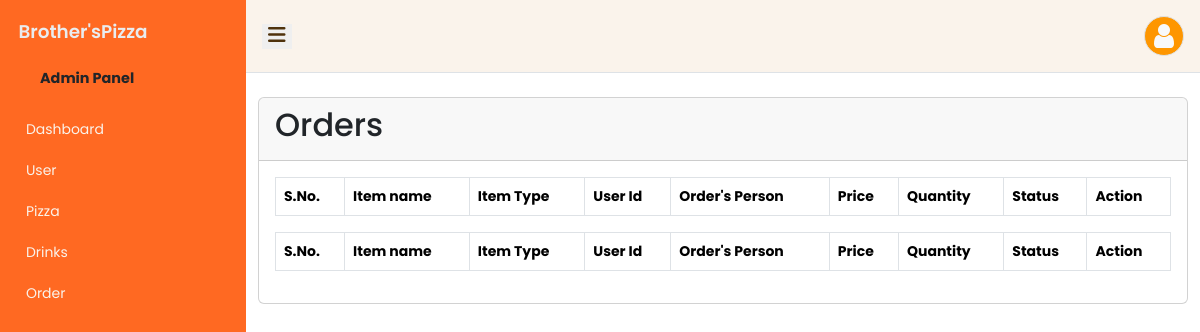
Before: /admin/order.php (signed in) with the older database file.
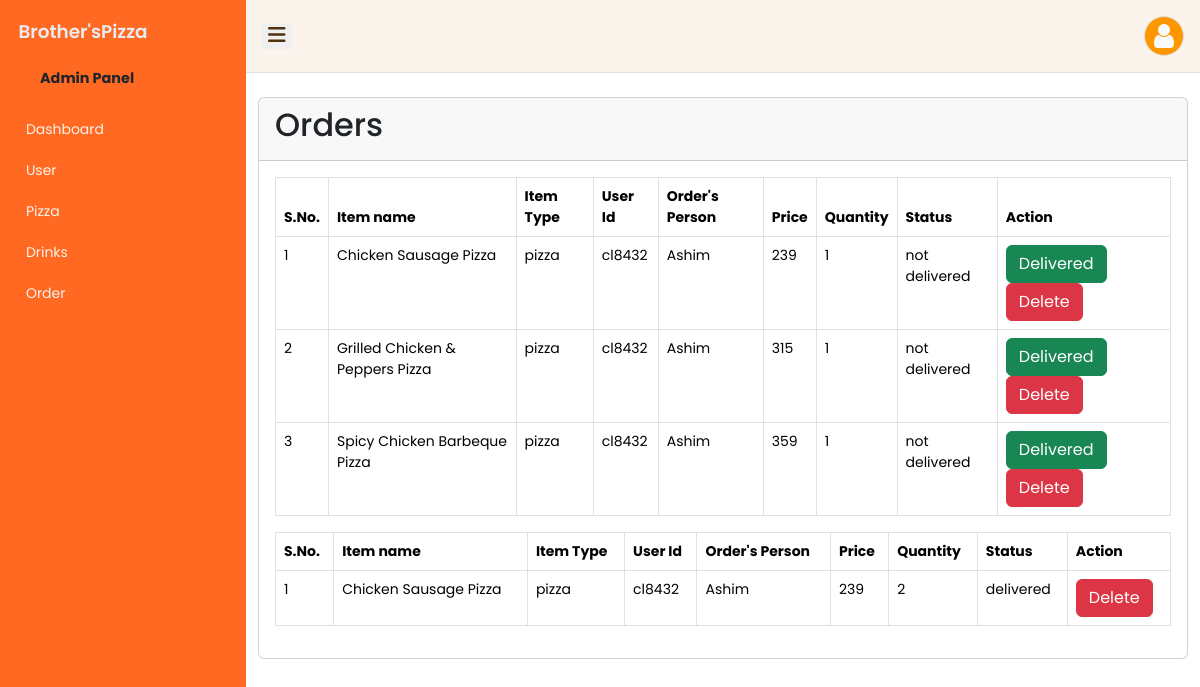
After: the same page with the newer database file.
### tables this page shows
CREATE TABLE `orders` (
  `order_id` varchar(10) NOT NULL,
  `user_id` varchar(20) NOT NULL,
  `item_id` varchar(10) NOT NULL,
  `item_type` varchar(10) NOT NULL,
  `qty` int(10) NOT NULL,
  `order_status` varchar(15) NOT NULL
);

CREATE TABLE `pizza` (
  `p_id` varchar(10) NOT NULL,
  `p_name` varchar(50) NOT NULL,
  `p_price` int(10) NOT NULL,
  `p_type` varchar(10) NOT NULL,
  `p_image` varchar(50) NOT NULL
);

CREATE TABLE `users` (
  `u_id` varchar(10) NOT NULL,
  `firstname` varchar(50) NOT NULL,
  `lastname` varchar(50) NOT NULL,
  `email` varchar(50) NOT NULL,
  `password` varchar(50) NOT NULL,
  `u_post` varchar(10) NOT NULL,
  `profile_pic` varchar(50) NOT NULL
);

### admin/includes/functions.php (called while the page is built, shortened)
<?php
function getaUser($u_id)
{
    global $db_conn;
    $sql = "SELECT * FROM users WHERE u_id='$u_id'";
    $query = mysqli_query($db_conn,$sql);
    if ($query) {
        $user = mysqli_fetch_object($query);
        return $user;
    } else {
        echo "Error: " . mysqli_error($db_conn);
        return false;
    }
}
function getToDeliver(){
    global $db_conn;
    $sql = "SELECT * FROM orders WHERE order_status='not delivered'";
    $query = mysqli_query($db_conn,$sql);
    return $query;
}
function getDelivered(){
    global $db_conn;
    $sql = "SELECT * FROM orders WHERE order_status='delivered'";
    $query = mysqli_query($db_conn,$sql);
    return $query;
}
function getItem($id,$type){
    global $db_conn;
    if($type=="pizza"){
        $sql = "SELECT * FROM pizza WHERE p_id='$id'";
    }
    else{
        $sql = "SELECT * FROM drinks WHERE d_id='$id'";
    }
    $query = mysqli_query($db_conn,$sql);
    if ($query) {
        $user = mysqli_fetch_object($query);
        return $user;
    } else {
        echo "Error: " . mysqli_error($db_conn);
        return false;
    }
}
?>

### admin/order.php (the view, shortened to what this page needs)
<?php include('includes/header.php') ?>
<?php include('includes/sidebar.php') ?>
<main>
    <section class="content">
      <div class="container-fluid">
        <div class="row mt-4">
            <div >
                <div class="card">
                    <div class="card-header py-2">
                        <h2 class="card-title">
                            Orders
                    </div>
                    <div class="card-body" style="max-height: calc(100vh - 180px); overflow-y: auto;">
                        <div class="table-responsive ">
                        <table class="table table-bordered" >
                            <thead>
                                <tr>
                                    <th>S.No.</th>
                                    <th>Item name</th>
                                    <th>Item Type</th>
                                    <th>User Id</th>
                                    <th>Order's Person</th>
                                    <th>Price</th>
                                    <th>Quantity</th>
                                    <th>Status</th>
                                    <th>Action</th>
                                </tr>
                            </thead>
                            <tbody>
                                <?php
                                    $count=1;
                                    $getToDeliver = getToDeliver();
                                    while($items= mysqli_fetch_object($getToDeliver)){
                                        $user=getaUser($items->user_id);
                                        $item=getItem($items->item_id, $items->item_type);
                                        if ($items->item_type == "pizza") { ?>
                                            <tr>
                                                <td><?= $count++ ?></td>
                                                <td><?= $item->p_name ?></td>
                                                <td><?= $items->item_type ?></td>
                                                <td><?= $items->user_id ?></td>
                                                <td><?= $user->firstname ?></td>
                                                <td><?= $item->p_price ?></td>
                                                <td><?= $items->qty ?></td>
                                                <td><?= $items->order_status ?></td>
                                                <td>
                                                    <a class="btn btn-success" href="?id=<?=$items->order_id?>">Delivered</a>
                                                    <form method="post" style="display: inline;">
                                                        <button type="submit" name="delete" class="btn btn-danger">Delete</button>
                                                    </form>
                                                </td>
                                            </tr>
                                        <?php } }?>
                                </tbody>
                            </table>
                        </div>
                        <div class="table-responsive ">
                        <table class="table table-bordered" >
                            <thead>
                                <tr>
                                    <th>S.No.</th>
                                    <th>Item name</th>
                                    <th>Item Type</th>
                                    <th>User Id</th>
                                    <th>Order's Person</th>
                                    <th>Price</th>
                                    <th>Quantity</th>
                                    <th>Status</th>
                                    <th>Action</th>
                                </tr>
                            </thead>
                            <tbody>
                                <?php
                                    $count=1;
                                    $getDelivered = getDelivered();
                                    while($items= mysqli_fetch_object($getDelivered)){
                                        $user=getaUser($items->user_id);
                                        $item=getItem($items->item_id,$items->item_type);
                                        if ($items->item_type == "pizza") { ?>
                                            <tr>
                                                <td><?= $count++ ?></td>
                                                <td><?= $item->p_name ?></td>
                                                <td><?= $items->item_type ?></td>
                                                <td><?= $items->user_id ?></td>
                                                <td><?= $user->firstname ?></td>
                                                <td><?= $item->p_price ?></td>
                                                <td><?= $items->qty ?></td>
                                                <td><?= $items->order_status ?></td>
                                                <td>
                                                    <form method="post" style="display: inline;">
                                                        <button type="submit" name="delete" class="btn btn-danger">Delete</button>
                                                    </form>
                                                </td>
                                            </tr>
                                        <?php }} ?>
                                </tbody>
                        </table>
                        </div>
                    </div>
                </div>
            </div>
            </div>
        </div>
      </div>
<?php include('includes/footer.php') ?>

### admin/includes/header.php (shortened to what this page needs)
<?php
$site_url = 'http://localhost/brotherspizza/';
?>
<!DOCTYPE html>
<html lang="en" >
<head>
	<link href="https://cdn.jsdelivr.net/npm/bootstrap@5.3.2/dist/css/bootstrap.min.css" rel="stylesheet">
	<link href="https://maxcdn.bootstrapcdn.com/font-awesome/4.3.0/css/font-awesome.min.css" rel="stylesheet">
	<link rel="stylesheet" href="css/style.css">
</head>
<body>

### admin/includes/sidebar.php (shortened to what this page needs)
<div class="wrapper ">
		<aside id="sidebar" class="vh-100">
			<div class="h-100">
				<div class="sidebar-logo">
					<a href="#">Brother'sPizza</a>
				</div>
				<ul class="sidebar-nav ">
					<li class="sidebar-header">
						Admin Panel
					</li>
					<li class="sidebar-item">
						<a href="<?=$site_url?>admin/dashboard.php" class="sidebar-link">Dashboard</a>
					</li>
					<li class="sidebar-item">
						<a href="<?=$site_url?>admin/user.php" class="sidebar-link">User</a>
					</li>
					<li class="sidebar-item">
						<a href="<?=$site_url?>admin/pizza.php" class="sidebar-link">Pizza</a>
					</li>
					<li class="sidebar-item">
						<a href="<?=$site_url?>admin/drinks.php" class="sidebar-link">Drinks</a>
					</li>
					<li class="sidebar-item">
						<a href="<?=$site_url?>admin/order.php" class="sidebar-link">Order</a>
					</li>
				</ul>
			</div>
		</aside>
		<div class="main">
			<nav class="navbar navbar-expand px-3 border-bottom">
                <button id="sidebar-toggle" type="button">
					<i class="fa-solid fa-bars menu"></i>
                </button>
				<div class="navbar-collapse navbar">
					<ul class="navbar-nav">
						<li class="nav-item dropdown">
							<a href="#" data-bs-toggle="dropdown" class="nav-icon pe-md-0">
							<div class="border rounded-circle mx-auto d-flex " style="width:40px;height:40px" ><i class="fa fa-user text-light fa-2x m-auto"></i></div>
							</a>
						</li>
					</ul>
				</div>
        	</nav>

### admin/includes/footer.php (shortened to what this page needs)
</div>
</body>
</html>
	</html>

### admin/css/style.css (style rules this page uses)
:root { --primary: #FE9600; --secondary: #FF6922; --light: #FAF3EB; --dark: #4F320C; }
body { font-family: 'Poppins', sans-serif; font-size: 0.875em; opacity:1; overflow-y:scroll; margin:0; }
a { cursor: pointer; text-decoration: none; font-family:'Poppins', sans-serif; }
li { list-style: none; }
.wrapper { align-items: stretch; display: flex; width: 100%; }
#sidebar { min-width: 246px; min-width: 246px; background: var(--secondary); transition: all 0.35s ease-in-out; }
.main { display: flex; flex-direction: column; min-height: 100vh; min-width: 0; overflow: hidden; transition: all 0.35s ease-in-out; width: 100%; }
#sidebar-toggle { border: none; }
nav { background: var(--light); }
.menu { color: var(--dark); font-size: 20px; }
.border { background: var(--primary); }
.sidebar-logo { padding: 1.15rem; }
.sidebar-logo a { color: #e9ecef; font-size: 1.15rem; font-weight: 600; }
.sidebar-nav { flex-grow:1; list-style: none; margin-bottom: 0; padding-left: 0; margin-left: 0; }
.sidebar-header { color: var(--dar); font-size: 0.9rem; padding: .2rem .75rem 1.25rem 2.5rem; font-weight:bold; }
a.sidebar-link { padding: .625rem 1.62rem; color: var(--light); position: relative; display: block; font-size: 0.874rem; }
.navbar-expand .navbar-nav { margin-left: auto; }

Changed rows visible on the page:
added orders: pizza.p_name "Chicken Sausage Pizza", item_type "pizza", user "cl8432", user.firstname "Ashim", pizza.p_price "239", qty "1", order_status "not delivered", shown under "Orders"
added orders: pizza.p_name "Grilled Chicken & Peppers Pizza", item_type "pizza", user "cl8432", user.firstname "Ashim", pizza.p_price "315", qty "1", order_status "not delivered", shown under "Orders"
added orders: pizza.p_name "Spicy Chicken Barbeque Pizza", item_type "pizza", user "cl8432", user.firstname "Ashim", pizza.p_price "359", qty "1", order_status "not delivered", shown under "Orders"
added orders: pizza.p_name "Chicken Sausage Pizza", item_type "pizza", user "cl8432", user.firstname "Ashim", pizza.p_price "239", qty "2", order_status "delivered"
